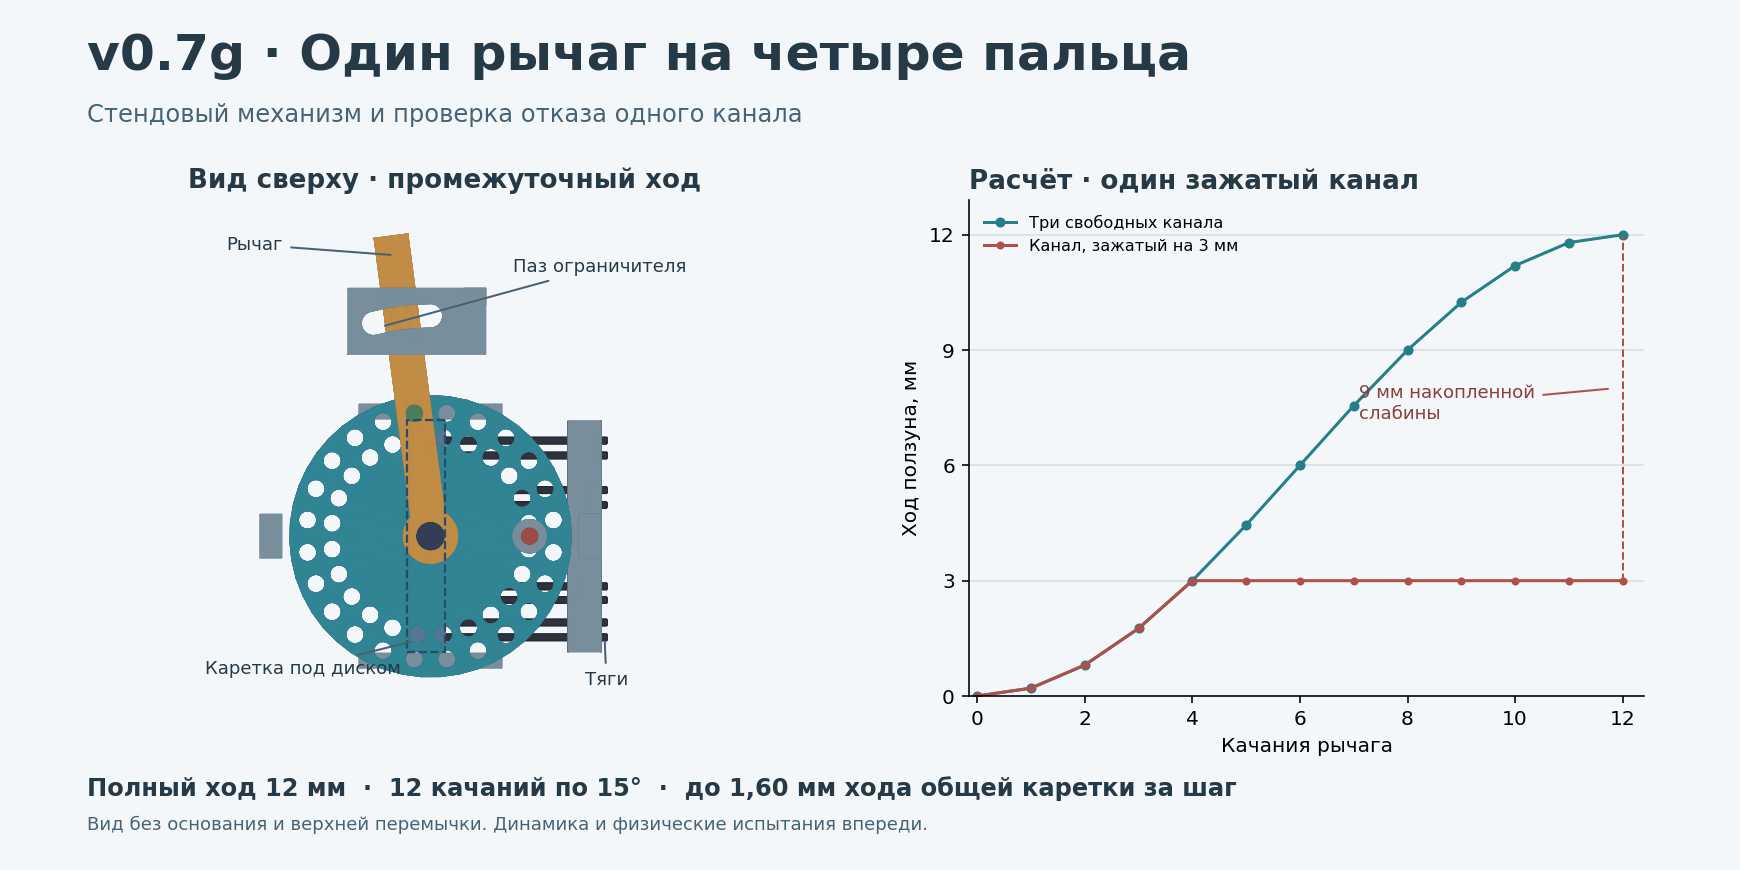

Recreate this plot in Python.
"""Orthographic sketch from audited assembly solids and numerical travel."""
import argparse
from pathlib import Path

import matplotlib
matplotlib.use("Agg")
from matplotlib import colors, pyplot as plt
from matplotlib.collections import PolyCollection
from matplotlib.patches import Rectangle
import numpy as np

from common_cad import COLORS, pose
from common_release import report

BG = "#f4f7fa"
INK = "#253947"
MUTED = "#466276"


def plan(ax, state):
    parts = pose(*state)
    faces = []
    for name, solid in parts.items():
        if name in {"frame_base", "frame_bridge"}:
            continue
        tint = np.array(colors.to_rgb(COLORS[name.split("_")[0]]))
        vertices, indices = solid.tessellate(.4,.27)
        points = np.array([v.toTuple() for v in vertices])
        for i,j,k in indices:
            tri=points[[i,j,k]]
            normal=np.cross(tri[1]-tri[0],tri[2]-tri[0])
            size=np.linalg.norm(normal)
            if size>1e-9:
                faces.append((tri[:,2].mean(),tri[:,:2],(.75+.25*abs(normal[2]/size))*tint))
    faces.sort(key=lambda face:face[0])
    ax.add_collection(PolyCollection([f[1] for f in faces],facecolors=[f[2] for f in faces],
                                     edgecolors="face",linewidths=.15))
    yoke = parts["yoke_anchor_bar"].BoundingBox()
    ax.add_patch(Rectangle((yoke.xmin, yoke.ymin), yoke.xlen, yoke.ylen,
                           fill=False, edgecolor="#284b6a", linestyle="--", linewidth=1.1))
    ax.set(xlim=(-44,48),ylim=(-29,61),aspect="equal")
    ax.axis("off")
    opts=dict(color=INK,fontsize=9,arrowprops=dict(arrowstyle="-",color=MUTED))
    ax.annotate("Рычаг",(-6.5,51),(-37,52),**opts)
    ax.annotate("Паз ограничителя",(-9,38),(15,48),**opts)
    ax.annotate("Каретка под диском",(-3,-19),(-41,-25),**opts)
    ax.annotate("Тяги", (31.6,-18.35),(28,-27),**opts)


def render(path):
    fig=plt.figure(figsize=(12,6),facecolor=BG)
    gs=fig.add_gridspec(1,2,width_ratios=(1.05,1),left=.05,right=.945,bottom=.20,top=.77,wspace=.25)
    fig.text(.05,.92,"v0.7g · Один рычаг на четыре пальца",fontsize=25,weight="bold",color=INK)
    fig.text(.05,.86,"Стендовый механизм и проверка отказа одного канала",fontsize=12,color=MUTED)
    left=fig.add_subplot(gs[0,0]); plan(left,(82.5,7.5,False,True))
    left.set_title("Вид сверху · промежуточный ход",loc="left",color=INK,fontsize=13,weight="bold")
    ax=fig.add_subplot(gs[0,1]); ax.set_facecolor(BG)
    y=report()["payout_mm"]; x=list(range(len(y)))
    ax.plot(x,y,color="#247f89",marker="o",markersize=4,label="Три свободных канала")
    ax.plot(x,[min(v,3) for v in y],color="#ae514a",marker=".",label="Канал, зажатый на 3 мм")
    ax.vlines(12,3,12,color="#ae514a",linestyle="--",lw=1)
    ax.annotate("9 мм накопленной\nслабины", (11.8,8), (7.1,7.2), fontsize=9,color="#873f39",
                arrowprops=dict(arrowstyle="-",color="#ae514a"))
    ax.set(xlim=(-.15,12.4),ylim=(0,12.9),xticks=(0,2,4,6,8,10,12),yticks=(0,3,6,9,12),
           xlabel="Качания рычага",ylabel="Ход ползуна, мм")
    ax.grid(axis="y",color="#d3dfe7")
    ax.spines[["top","right"]].set_visible(False)
    ax.set_title("Расчёт · один зажатый канал",loc="left",color=INK,fontsize=13,weight="bold")
    ax.legend(loc="upper left",fontsize=8,frameon=False)
    fig.text(.05,.085,"Полный ход 12 мм  ·  12 качаний по 15°  ·  до 1,60 мм хода общей каретки за шаг",fontsize=12,weight="bold",color=INK)
    fig.text(.05,.046,"Вид без основания и верхней перемычки. Динамика и физические испытания впереди.",fontsize=9,color=MUTED)
    fig.savefig(path,dpi=145,facecolor=BG)
    plt.close(fig)


if __name__=="__main__":
    parser=argparse.ArgumentParser()
    parser.add_argument("--output",type=Path,default=Path(__file__).with_name("preview.png"))
    render(parser.parse_args().output)
